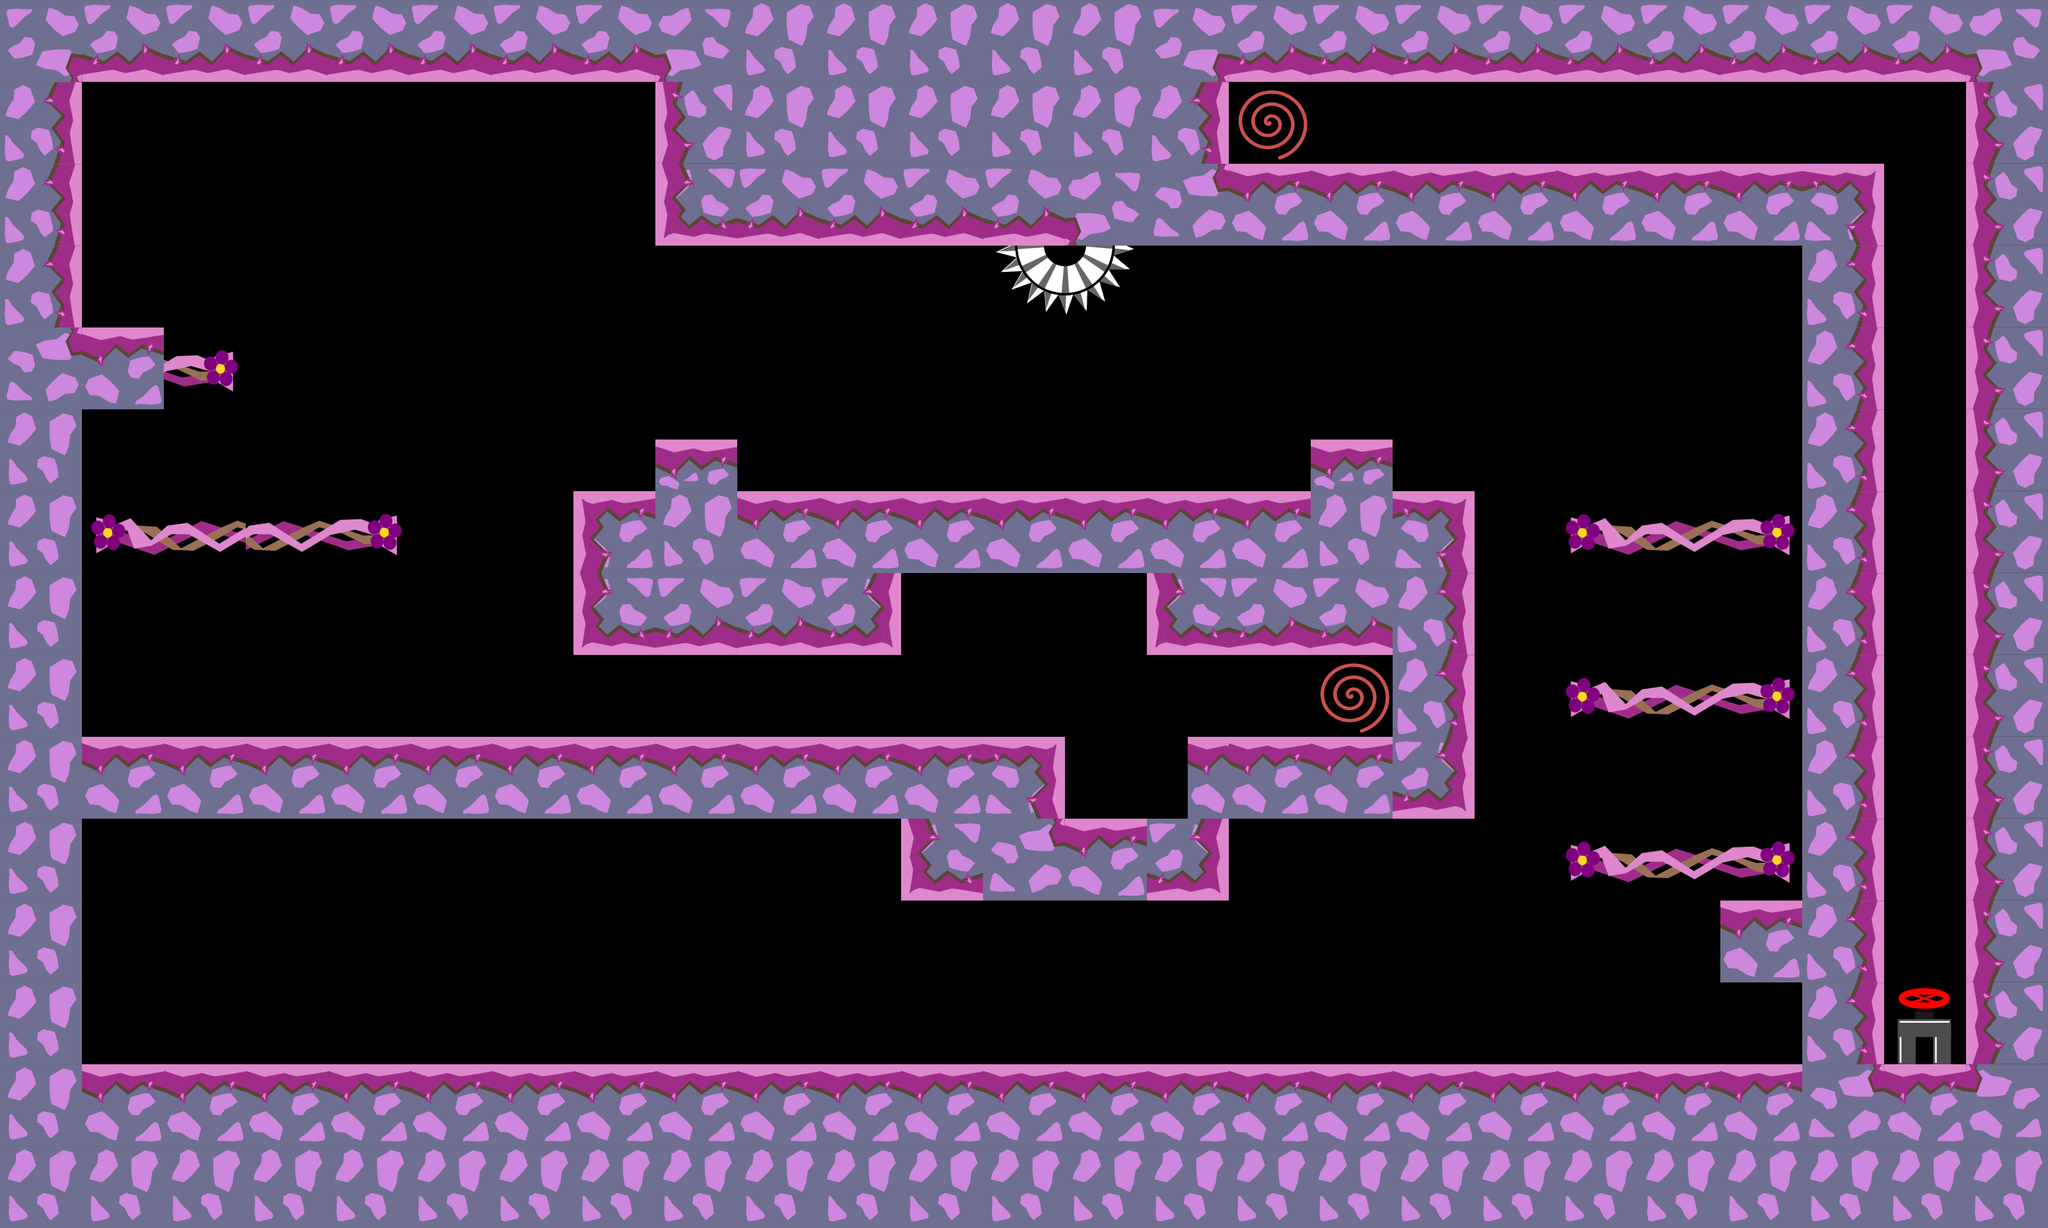

This is a level from a 2D game, rendered from its Tiled map with the project's own tilesets. A one-line summary and the map file follow, with tile-layer data summarised:
An orthogonal 25x15 tile map with 128x128 px tiles, 2 tile layers (graphics, oil), 4 tilesets and 36 objects.

<map version="1.0" tiledversion="1.1.1" orientation="orthogonal" renderorder="right-down" width="25" height="15" tilewidth="128" tileheight="128" infinite="0" nextobjectid="201">
 <tileset firstgid="1" source="tiles_128x128.tsx" />
 <tileset firstgid="37" source="tiles_oil_128x128.tsx" />
 <tileset firstgid="77" source="tiles_128x128_purple.tsx" />
 <tileset firstgid="113" source="tiles_128x128_vines.tsx" />
 <layer name="graphics" width="25" height="15">
  <data>[375 cells, 194 non-empty, 22 distinct tile ids]</data>
 </layer>
 <layer name="oil" width="25" height="15">
  <data>[375 cells, 0 non-empty, 0 distinct tile ids]</data>
 </layer>
 <objectgroup name="blocks">
  <object id="2" x="3072" y="4" width="112" height="1696" />
  <object id="3" x="64" y="52" width="64" height="1684" />
  <object id="4" x="8" y="4" width="3172" height="120" />
  <object id="127" x="8" y="1664" width="3196" height="248.002" />
  <object id="171" x="1024" y="256" width="1920" height="128" />
  <object id="186" x="1024" y="128" width="128" height="128" />
  <object id="187" x="128" y="1152" width="1536" height="128" />
  <object id="188" x="1408" y="1280" width="512" height="128" />
  <object id="189" x="1853.33" y="1152" width="322.667" height="128" />
  <object id="190" x="2176" y="768" width="128" height="512" />
  <object id="191" x="896" y="768" width="1280" height="128" />
  <object id="192" x="896" y="896" width="512" height="128" />
  <object id="193" x="1805" y="896" width="371" height="128" />
  <object id="194" x="1024.5" y="686" width="127" height="82" />
  <object id="195" x="2049" y="687.5" width="126.5" height="80" />
  <object id="196" x="2816" y="384" width="128" height="1280" />
  <object id="197" x="2688" y="1408" width="128" height="128" />
  <object id="198" x="128" y="512" width="128" height="128" />
 </objectgroup>
 <objectgroup name="switch">
  <object id="160" x="128" y="384" width="128" height="128" />
 </objectgroup>
 <objectgroup name="levelEndBlock">
  <object id="146" x="2559.14" y="1536.06" width="128" height="128" />
 </objectgroup>
 <objectgroup name="slope" />
 <objectgroup name="passBlock">
  <object id="104" x="2464.83" y="1327.14" width="324.364" height="46" />
  <object id="181" x="2462.17" y="1071.8" width="324.364" height="46" />
  <object id="182" x="2458.17" y="813.802" width="324.364" height="46" />
  <object id="199" x="155.501" y="817.135" width="463.758" height="46" />
  <object id="200" x="258.834" y="557.135" width="95.0303" height="46" />
 </objectgroup>
 <objectgroup name="flowers">
  <object id="74" x="348.97" y="680.853" width="69.697" height="69.697">
   <ellipse />
  </object>
  <object id="76" x="2718.55" y="1571.64" width="69.697" height="69.697">
   <ellipse />
  </object>
  <object id="83" x="672.61" y="987.823" width="69.697" height="69.697">
   <ellipse />
  </object>
  <object id="114" x="379.763" y="1326.06" width="69.697" height="69.697">
   <ellipse />
  </object>
  <object id="143" x="344.245" y="988.729" width="69.697" height="69.697">
   <ellipse />
  </object>
 </objectgroup>
 <objectgroup name="end">
  <object id="44" x="2972.46" y="1548.85" width="93" height="95">
   <ellipse />
  </object>
 </objectgroup>
 <objectgroup name="pushBlocks">
  <object id="46" x="1536" y="1024" width="124.667" height="124.667" />
  <object id="185" x="1620.67" y="640.667" width="124.667" height="124.667" />
 </objectgroup>
 <objectgroup name="damage">
  <object id="183" x="1572" y="400" width="180" height="84" />
 </objectgroup>
 <objectgroup name="warp_a">
  <object id="177" x="2064.73" y="1046.06" width="74" height="72">
   <ellipse />
  </object>
 </objectgroup>
 <objectgroup name="warp_b">
  <object id="179" x="1949.37" y="158.242" width="74" height="72">
   <ellipse />
  </object>
 </objectgroup>
</map>
